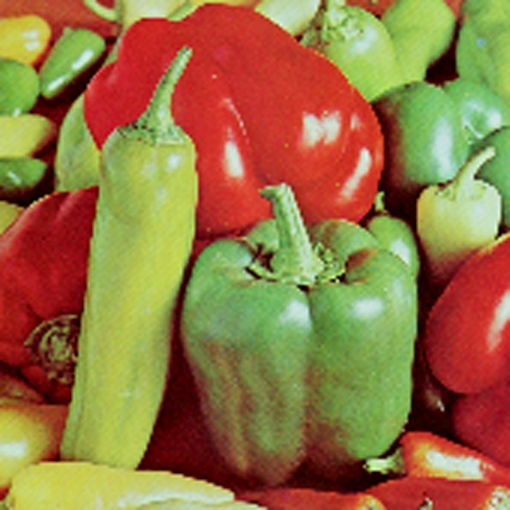
#> input picture pcd_new/sample_2.jpg, 510 x 510 px
$ python -i utils_segment.py   (imports and definitions only)
#> lines starting #> are read from the running program, lines starting #| are printed output that depends on the picture
#> further down, picture is the input picture: shape (510, 510, 3); mean B, G, R 66.4, 116.1, 149.8
import math
import cv2 as cv
import numpy as np

#color space lab
# [101 lines left out: functions bgr_to_lab, bgr_to_hsv, bgr_to_hls, bgr_to_hsi, watershed_segment, kmeans_segment, not called in this run]

def post_processing(img, median_size=5, morph_kernel=5, thresh_low=50, thresh_up=100):
    #first add median filter
#> called with median_size = 5, morph_kernel = 5, thresh_low = 50, thresh_up = 100
    filter_img = cv.medianBlur(img, ksize=median_size)
    #then we using morphological operation (opening)
    kernel = np.ones((morph_kernel,morph_kernel), np.uint8)
    erosion_img = cv.erode(filter_img, kernel, iterations=2)
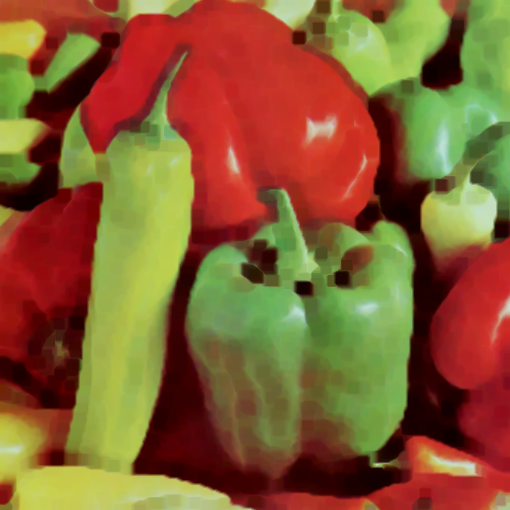
#> erosion_img: shape (510, 510, 3); mean B, G, R 49.2, 92.7, 133.1
    dilation_img = cv.dilate(erosion_img, kernel, iterations=3)
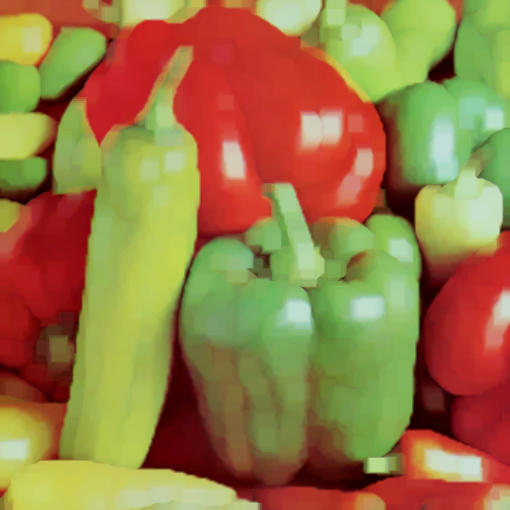
#> dilation_img: shape (510, 510, 3); mean B, G, R 68.7, 121.8, 153.3
    #then add canny edge operator
    canny_img = cv.Canny(dilation_img, thresh_low, thresh_up)
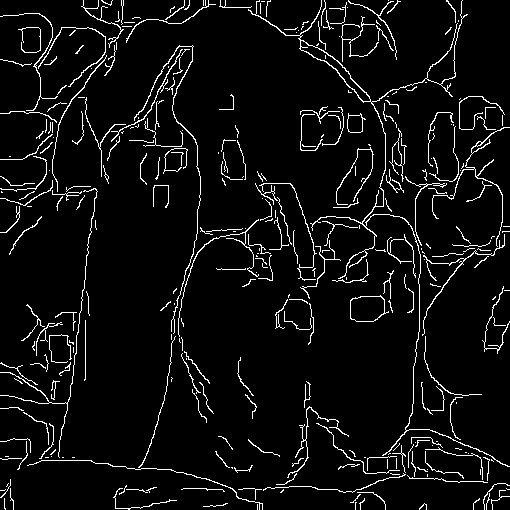
#> canny_img: shape (510, 510); 5.6% white in thin lines or dots
    return dilation_img, canny_img

# to remove background with edge detector
# [6 lines left out: function draw_edge, not called in this run]

>>> import cv2
>>> picture = cv2.imread('sample_2.jpg')
>>> result = post_processing(picture)

$ run again, on pcd_new/sample_img_2.jpg
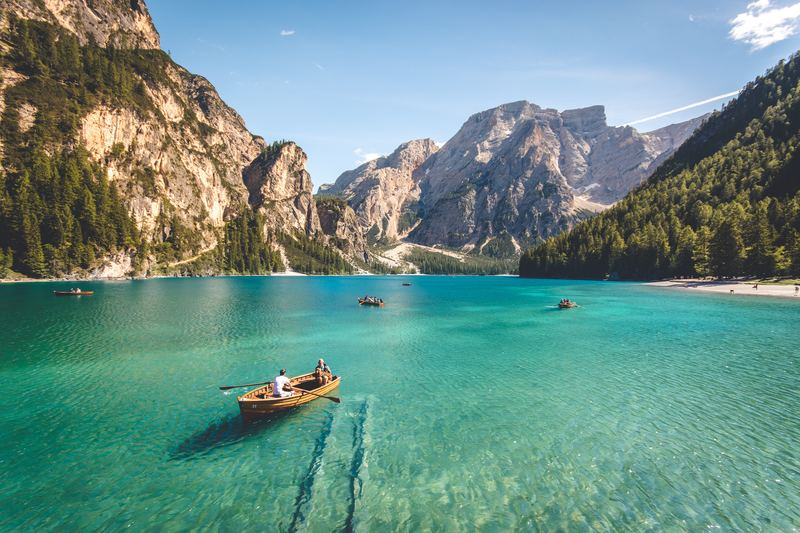
#> input picture pcd_new/sample_img_2.jpg, 800 x 533 px
#> picture is the input picture: shape (533, 800, 3); mean B, G, R 135.9, 143.5, 106.8
#> in post_processing, `erosion_img = cv.erode(filter_img, kernel, iterations=2)`:
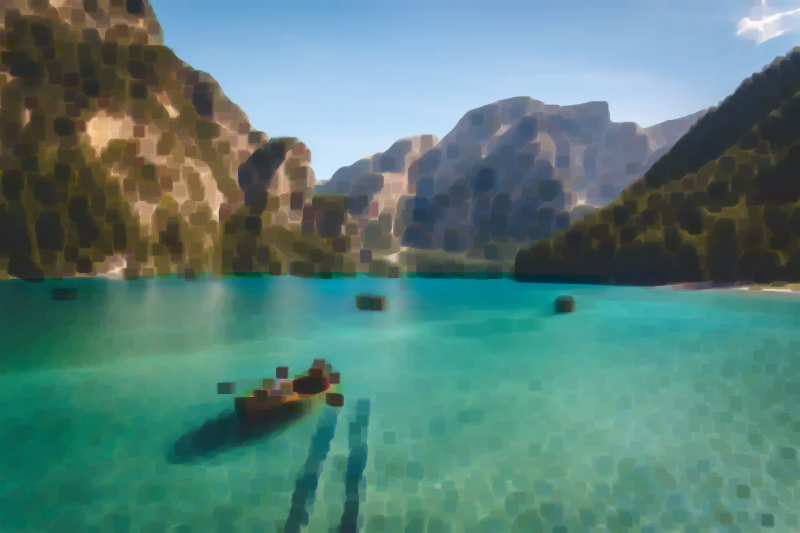
#> erosion_img: shape (533, 800, 3); mean B, G, R 121.1, 126.8, 87.4
#> in post_processing, `canny_img = cv.Canny(dilation_img, thresh_low, thresh_up)`:
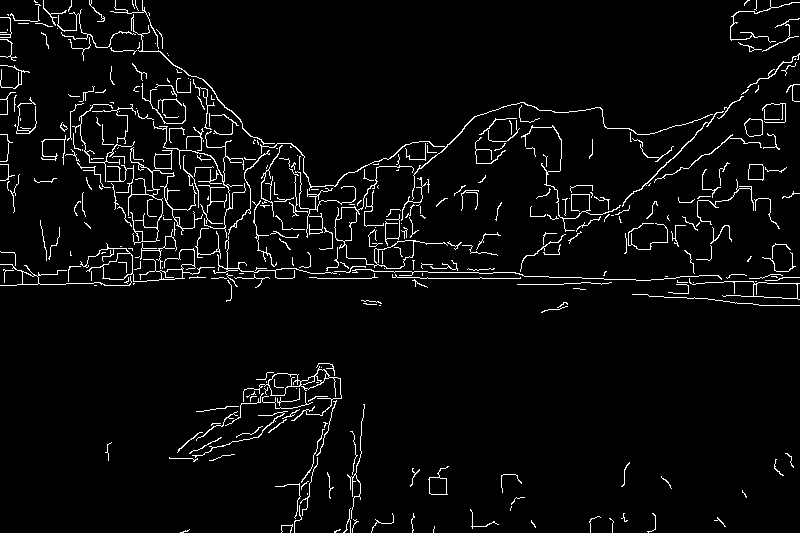
#> canny_img: shape (533, 800); 4.1% white in thin lines or dots
